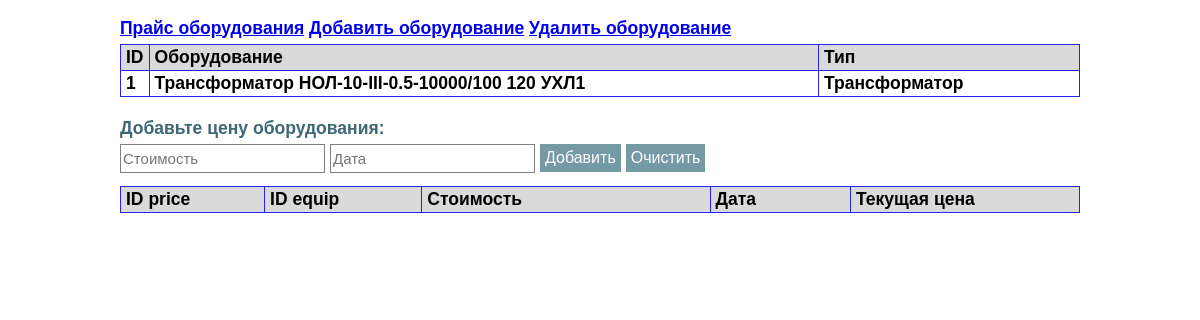
Before: /1_equip with the older database file.
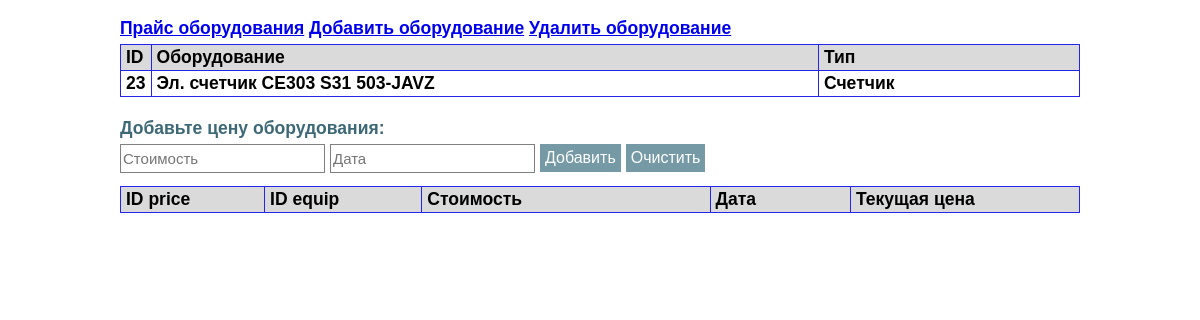
After: the same page with the newer database file.
### tables this page shows
CREATE TABLE equips (
                            id integer not null primary key autoincrement,
                            equip text not null COLLATE NOCASE,
                            type text COLLATE NOCASE);

### app_equip.py (the view)
@app.route('/1_equip', methods=['GET','POST'])
def add_price() -> str:
    dbs = db_sqlite.EquipDB()
    filter_id = request.form.get('id_1_eq','')
    equip = next(dbs.get_eqips(filter_id, '', ''))
    if request.form.get('price') and request.form.get('date'):
        dbs.add_price(filter_id, request.form['price'], request.form['date'])
    res_prices = dbs.get_prices(filter_id)
    return render_template('1_equip.html', the_title='Одна позиция',
                           the_part1='equip', the_part2='prices',
                           the_res1=equip, the_res2=res_prices)

### db_sqlite.py (called while the page is built)
def sqlite_lower(value_):
    return value_.lower()

    def get_eqips(self, id="", name_eq="", type_eq=""):
        with sqlite3.connect(self._database) as connection:
            connection.create_function("LOWER", 1, sqlite_lower)
            result = connection.execute(
                        """select eq.id, eq.equip, eq.type, pr.id_eq,
                        pr.price, pr.date, pr.actual
                        from equips as eq
                        LEFT OUTER JOIN
                        (select * from prices where actual=1) as pr
                        ON eq.id = pr.id_eq
                        where eq.id LIKE ?
                        and LOWER(eq.equip) LIKE ?
                        and LOWER(eq.type) LIKE ?""",
                        (f'%{id}%', f'%{name_eq.lower()}%',
                        f'%{type_eq.lower()}%'))
        return result

    def get_prices(self, id_eq=""):
        with sqlite3.connect(self._database) as connection:
            result = connection.execute(
                        """select * from prices
                        where id_eq = ?
                        order by actual DESC, date DESC""",
                        (id_eq,))
        return result

### templates/1_equip.html (shortened to what this page needs)
{% extends 'base.html' %}
{% block body %}
<table class="table">
<thead>
    <tr>
        <td width="10px">ID</td>
        <td >Оборудование</td>
        <td width="250px">Тип </td>
    </tr>
</thead>
<tbody>
    <tr>
        <td>{{the_res1[0]}}</td>
        <td>{{the_res1[1]}}</td>
        <td>{{the_res1[2]}}</td>
    </tr>
</tbody>
</table>
<form method='POST' action='/1_equip'>
    <br>
    <div class="form_text">Добавьте цену оборудования:</div>
    <div class="div_float">
        <input class='input_filtr' name='price' type='TEXT' value='' placeholder="Стоимость">
    </div>
    <div class="div_float">
        <input class='input_filtr' name='date' type='TEXT' value='' placeholder="Дата">
    </div>
    <div class="div_float">
        <input class='form_button' value='Добавить' type='SUBMIT'>
    </div>
    <div class="div_float">
        <input class='form_button' value='Очистить' type='Reset'>
    </div>
</form>
<br>
<br>
<table class="table">
    <thead>
        <tr>
            <td width="10px">ID price</td>
            <td width="10px">ID equip</td>
            <td width="20px">Стоимость</td>
            <td width="20px">Дата</td>
            <td width="20px">Текущая цена</td>
        </tr>
    </thead>
    </table>
{% endblock %}

### templates/base.html (shortened to what this page needs)
<!doctype html>
<html>
    <head>
        <link rel="stylesheet" href="static/main.css" />
    </head>
    <body>
        <h3><a href="/eqip_prices">Прайс оборудования</a> <a href="/add_eqip_form">Добавить оборудование</a> <a href="/del_eqip_form">Удалить оборудование</a></h>
        {% block body %}
        {% endblock %}
    </body>
</html>

### static/main.css (style rules this page uses)
body { font-family: Arial, sans-serif; font-size: 15px; line-height: 1.2; color:black; background-color: #ffffff; margin-left: 10%; margin-right: 10%; margin-top: 0%; margin-bottom: 0%; }
.div_float { float: left; margin: 0; padding: 5px; padding-left: 0px; }
.input_filtr { height: 25px; font-size: 15px; border: 1px solid gray; }
.form_text { color:#3d6875; text-indent: 0px; text-align: left; font-weight: bold; margin:0px; }
.form_button { color: white; font-size: 16px; font-weight: normal; background-color: #769aa5; border: 0; padding: 5px; }
div { margin-left: 10px; margin-right: 10px; }
.table { border: 1px solid #2724eb; width: 100%; border-collapse: collapse; table-layout: auto; margin-top: 5px; }
.table thead { background-color: #dadada; font-weight: bold; }
.table td { border: 1px solid #2724eb; padding: 2px 5px; }

Changed rows visible on the page:
removed equips: id "1", equip "Трансформатор НОЛ-10-III-0.5-10000/100 120 УХЛ1", type "Трансформатор"
added equips: id "23", equip "Эл. счетчик СЕ303 S31 503-JAVZ", type "Счетчик"
